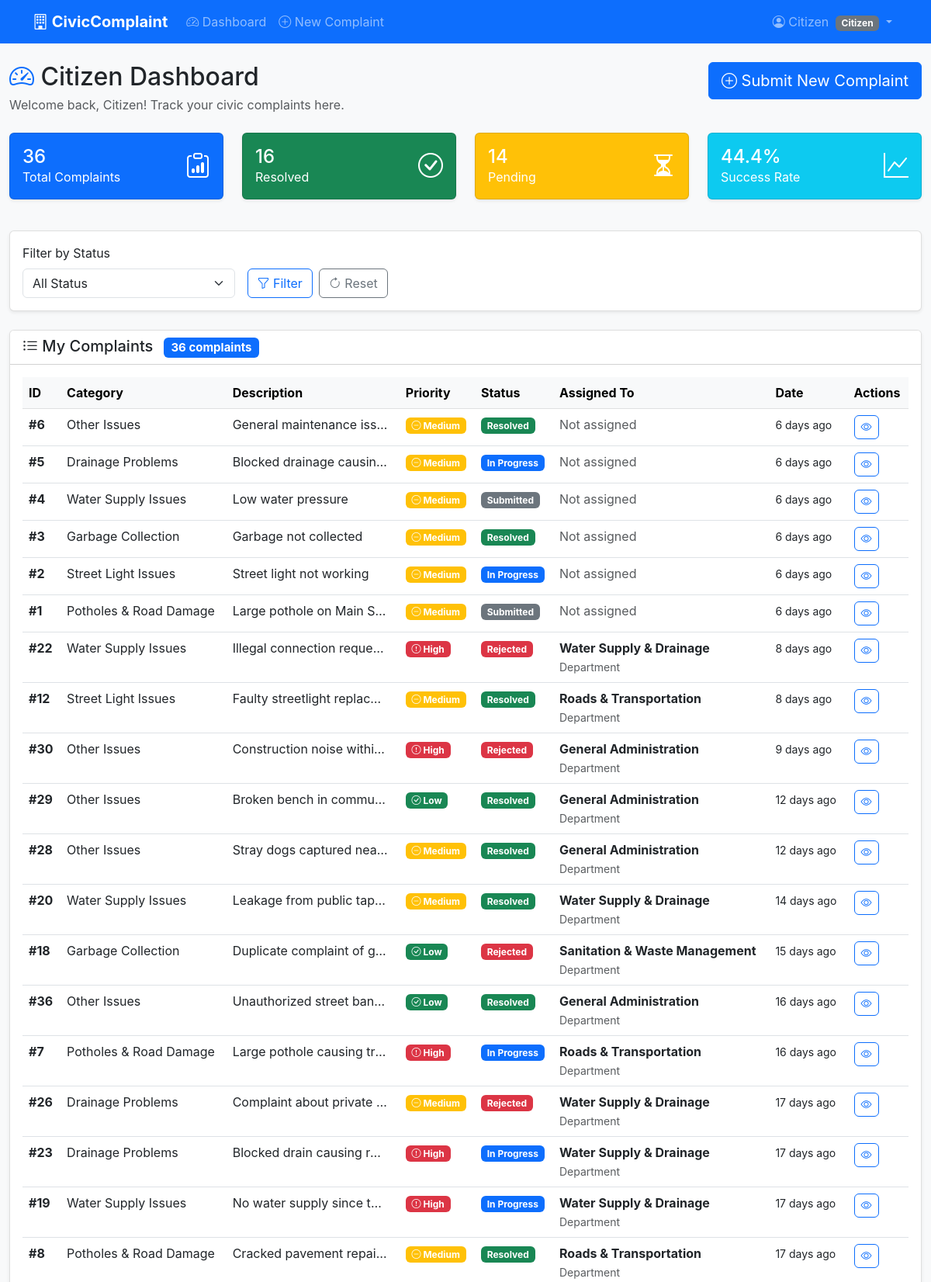
Screenshot of /complaints/citizen/dashboard (signed in, upper part) with the database file from the repository.
### civic_complaint_system/models.py (models this page shows, shortened)
class User(UserMixin, db.Model):
    __tablename__ = 'users'
    id = db.Column(db.Integer, primary_key=True)
    name = db.Column(db.String(100), nullable=False)
    email = db.Column(db.String(120), unique=True, nullable=False, index=True)
    password_hash = db.Column(db.String(255), nullable=False)
    role = db.Column(db.String(20), nullable=False, default='citizen')
    department = db.Column(db.String(50), nullable=True)
    is_active = db.Column(db.Boolean, default=True)
    created_at = db.Column(db.DateTime, default=datetime.utcnow)
    last_login = db.Column(db.DateTime, nullable=True)
    complaints = db.relationship('Complaint', backref='user', lazy=True, foreign_keys='Complaint.user_id')
    assigned_complaints = db.relationship('Complaint', backref='assigned_officer_rel', lazy=True, foreign_keys='Complaint.assigned_officer')
    status_updates = db.relationship('StatusUpdate', backref='updater', lazy=True, foreign_keys='StatusUpdate.updated_by')

class Complaint(db.Model):
    __tablename__ = 'complaints'
    id = db.Column(db.Integer, primary_key=True)
    user_id = db.Column(db.Integer, db.ForeignKey('users.id'), nullable=False)
    assigned_department = db.Column(db.String(50), nullable=True)
    assigned_officer = db.Column(db.Integer, db.ForeignKey('users.id'), nullable=True)  # Keep for backward compatibility
    category = db.Column(db.String(50), nullable=False)
    description = db.Column(db.Text, nullable=False)
    address = db.Column(db.String(255), nullable=False)
    landmark = db.Column(db.String(255), nullable=True)
    image_filename = db.Column(db.String(255), nullable=True)
    status = db.Column(db.String(20), default='submitted')
    priority = db.Column(db.String(10), default='medium')
    resolution_notes = db.Column(db.Text, nullable=True)
    created_at = db.Column(db.DateTime, default=datetime.utcnow, index=True)
    updated_at = db.Column(db.DateTime, default=datetime.utcnow, index=True)
    resolved_at = db.Column(db.DateTime, nullable=True)
    status_updates = db.relationship('StatusUpdate', backref='complaint', lazy=True, cascade='all, delete-orphan')
    __table_args__ = (
        Index('idx_status_priority', 'status', 'priority'),
        Index('idx_category_status', 'category', 'status'),
        Index('idx_department_status', 'assigned_department', 'status'),
        Index('idx_assigned_status', 'assigned_officer', 'status'),
    )

### civic_complaint_system/routes/complaints.py (the view)
@complaints_bp.route('/complaints/citizen/dashboard')
@login_required
@role_required('citizen')
def citizen_dashboard():
    status_filter = request.args.get('status', 'all')
    query = Complaint.query.filter_by(user_id=current_user.id)
    if status_filter != 'all':
        query = query.filter_by(status=status_filter)
    complaints = query.order_by(Complaint.created_at.desc()).all()
    total_complaints = Complaint.query.filter_by(user_id=current_user.id).count()
    resolved_count = Complaint.query.filter_by(user_id=current_user.id, status='resolved').count()
    pending_count = Complaint.query.filter(
        Complaint.user_id == current_user.id,
        Complaint.status.in_(['submitted', 'in_progress'])
    ).count()
    return render_template('citizen_dashboard.html',
                         complaints=complaints,
                         status_filter=status_filter,
                         total_complaints=total_complaints,
                         resolved_count=resolved_count,
                         pending_count=pending_count)

### civic_complaint_system/templates/citizen_dashboard.html (shortened to what this page needs)
{% extends "base.html" %}
{% block content %}
<div class="container-fluid py-4">
    <div class="row mb-4">
        <div class="col">
            <h2 class="mb-1">
                <i class="bi bi-speedometer2 text-primary"></i>
                Citizen Dashboard
            </h2>
            <p class="text-muted mb-0">Welcome back, {{ current_user.name }}! Track your civic complaints here.</p>
        </div>
        <div class="col-auto">
            <a href="{{ url_for('complaints.new_complaint') }}" class="btn btn-primary btn-lg">
                <i class="bi bi-plus-circle"></i> Submit New Complaint
            </a>
        </div>
    </div>
    <div class="row mb-4">
        <div class="col-md-3 mb-3">
            <div class="card bg-primary text-white h-100">
                <div class="card-body">
                    <div class="d-flex justify-content-between">
                        <div>
                            <h4 class="mb-0">{{ total_complaints }}</h4>
                            <p class="mb-0">Total Complaints</p>
                        </div>
                        <div class="align-self-center">
                            <i class="bi bi-clipboard-data" style="font-size: 2rem;"></i>
                        </div>
                    </div>
                </div>
            </div>
        </div>
        <div class="col-md-3 mb-3">
            <div class="card bg-success text-white h-100">
                <div class="card-body">
                    <div class="d-flex justify-content-between">
                        <div>
                            <h4 class="mb-0">{{ resolved_count }}</h4>
                            <p class="mb-0">Resolved</p>
                        </div>
                        <div class="align-self-center">
                            <i class="bi bi-check-circle" style="font-size: 2rem;"></i>
                        </div>
                    </div>
                </div>
            </div>
        </div>
        <div class="col-md-3 mb-3">
            <div class="card bg-warning text-white h-100">
                <div class="card-body">
                    <div class="d-flex justify-content-between">
                        <div>
                            <h4 class="mb-0">{{ pending_count }}</h4>
                            <p class="mb-0">Pending</p>
                        </div>
                        <div class="align-self-center">
                            <i class="bi bi-hourglass-split" style="font-size: 2rem;"></i>
                        </div>
                    </div>
                </div>
            </div>
        </div>
        <div class="col-md-3 mb-3">
            <div class="card bg-info text-white h-100">
                <div class="card-body">
                    <div class="d-flex justify-content-between">
                        <div>
                            <h4 class="mb-0">
                                {% if total_complaints > 0 %}
                                    {{ ((resolved_count / total_complaints) * 100)|round(1) }}%
                                {% else %}
                                    0%
                                {% endif %}
                            </h4>
                            <p class="mb-0">Success Rate</p>
                        </div>
                        <div class="align-self-center">
                            <i class="bi bi-graph-up" style="font-size: 2rem;"></i>
                        </div>
                    </div>
                </div>
            </div>
        </div>
    </div>
    <div class="row mb-4">
        <div class="col">
            <div class="card">
                <div class="card-body">
                    <form method="GET" class="row g-3">
                        <div class="col-md-3">
                            <label for="status_filter" class="form-label">Filter by Status</label>
                            <select class="form-select" id="status_filter" name="status">
                                <option value="all" {{ 'selected' if status_filter == 'all' else '' }}>All Status</option>
                            </select>
                        </div>
                        <div class="col-md-3 d-flex align-items-end">
                            <button type="submit" class="btn btn-outline-primary me-2">
                                <i class="bi bi-funnel"></i> Filter
                            </button>
                            <a href="{{ url_for('complaints.citizen_dashboard') }}" class="btn btn-outline-secondary">
                                <i class="bi bi-arrow-clockwise"></i> Reset
                            </a>
                        </div>
                    </form>
                </div>
            </div>
        </div>
    </div>
    <div class="row">
        <div class="col">
            <div class="card">
                <div class="card-header bg-white">
                    <h5 class="mb-0">
                        <i class="bi bi-list-ul"></i>
                        My Complaints
                        <span class="badge bg-primary ms-2">{{ complaints|length }} complaints</span>
                    </h5>
                </div>
                <div class="card-body">
                    {% if complaints %}
                        <div class="table-responsive">
                            <table class="table table-hover">
                                <thead class="table-light">
                                    <tr>
                                        <th>ID</th>
                                        <th>Category</th>
                                        <th>Description</th>
                                        <th>Priority</th>
                                        <th>Status</th>
                                        <th>Assigned To</th>
                                        <th>Date</th>
                                        <th>Actions</th>
                                    </tr>
                                </thead>
                                <tbody>
                                    {% for complaint in complaints %}
                                    <tr>
                                        <td>
                                            <span class="fw-bold">#{{ complaint.id }}</span>
                                        </td>
                                        <td>
                                            <span class="text-capitalize">{{ complaint.category|get_category_name }}</span>
                                        </td>
                                        <td>
                                            <div class="text-truncate" style="max-width: 200px;" title="{{ complaint.description }}">
                                                {{ complaint.description[:50] }}{% if complaint.description|length > 50 %}...{% endif %}
                                            </div>
                                        </td>
                                        <td>
                                            <span class="badge bg-{{ complaint.priority|priority_badge_class }}">
                                                <i class="bi bi-{% if complaint.priority == 'high' %}exclamation{% elif complaint.priority == 'medium' %}dash{% else %}check{% endif %}-circle"></i>
                                                {{ complaint.priority.title() }}
                                            </span>
                                        </td>
                                        <td>
                                            <span class="badge bg-{{ complaint.status|status_badge_class }}">
                                                {{ complaint.status.replace('_', ' ').title() }}
                                            </span>
                                        </td>
                                        <td>
                                            {% if complaint.assigned_department %}
                                                <div>
                                                    <strong>{{ complaint.assigned_department|get_department_name }}</strong>
                                                    <br>
                                                    <small class="text-muted">Department</small>
                                                </div>
                                            {% else %}
                                                <span class="text-muted">Not assigned</span>
                                            {% endif %}
                                        </td>
                                        <td>
                                            <small>{{ complaint.created_at|relativetime }}</small>
                                        </td>
                                        <td>
                                            <a href="{{ url_for('complaints.view_complaint', id=complaint.id) }}"
                                               class="btn btn-sm btn-outline-primary" title="View Details">
                                                <i class="bi bi-eye"></i>
                                            </a>
                                        </td>
                                    </tr>
                                    {% endfor %}
                                </tbody>
                            </table>
                        </div>
                    {% endif %}
                </div>
            </div>
        </div>
    </div>
</div>
{% endblock %}

### civic_complaint_system/templates/base.html (shortened to what this page needs)
<!DOCTYPE html>
<html lang="en">
<head>
    <link href="https://cdn.jsdelivr.net/npm/bootstrap@5.3.0/dist/css/bootstrap.min.css" rel="stylesheet">
    <link href="https://cdn.jsdelivr.net/npm/bootstrap-icons@1.10.0/font/bootstrap-icons.css" rel="stylesheet">
    <link href="{{ url_for('static', filename='css/style.css') }}" rel="stylesheet">
</head>
<body>
    <nav class="navbar navbar-expand-lg navbar-dark bg-primary">
        <div class="container">
            <a class="navbar-brand" href="{{ url_for('main.index') }}">
                <i class="bi bi-building"></i>
                CivicComplaint
            </a>
            <div class="collapse navbar-collapse" id="navbarNav">
                <ul class="navbar-nav me-auto">
                    {% if current_user.is_authenticated %}
                        {% if current_user.role == 'citizen' %}
                            <li class="nav-item">
                                <a class="nav-link" href="{{ url_for('complaints.citizen_dashboard') }}">
                                    <i class="bi bi-speedometer2"></i> Dashboard
                                </a>
                            </li>
                            <li class="nav-item">
                                <a class="nav-link" href="{{ url_for('complaints.new_complaint') }}">
                                    <i class="bi bi-plus-circle"></i> New Complaint
                                </a>
                            </li>
                        {% elif current_user.role == 'municipal' %}
                            <li class="nav-item">
                                <a class="nav-link" href="{{ url_for('complaints.municipal_dashboard') }}">
                                    <i class="bi bi-speedometer2"></i> Dashboard
                                </a>
                            </li>
                        {% endif %}
                    {% endif %}
                </ul>
                <ul class="navbar-nav">
                    {% if current_user.is_authenticated %}
                        <li class="nav-item dropdown">
                            <a class="nav-link dropdown-toggle" href="#" id="userDropdown" role="button" data-bs-toggle="dropdown">
                                <i class="bi bi-person-circle"></i>
                                {{ current_user.name }}
                                <span class="badge bg-secondary ms-1">{{ current_user.role.title() }}</span>
                            </a>
                        </li>
                    {% endif %}
                </ul>
            </div>
        </div>
    </nav>
    <main class="flex-grow-1">
        {% block content %}{% endblock %}
    </main>
</body>
</html>

### rows the page displays
User: name "Citizen", role "Citizen"
Complaint: id "6", category|get_category_name "Other Issues", description "General maintenance iss…", priority "Medium", status.replace "Resolved", shows "Not assigned", created_at|relativetime "6 days ago"
Complaint: id "5", category|get_category_name "Drainage Problems", description "Blocked drainage causin…", priority "Medium", status.replace "In Progress", shows "Not assigned", created_at|relativetime "6 days ago"
Complaint: id "4", category|get_category_name "Water Supply Issues", description "Low water pressure", priority "Medium", status.replace "Submitted", shows "Not assigned", created_at|relativetime "6 days ago"
Complaint: id "3", category|get_category_name "Garbage Collection", description "Garbage not collected", priority "Medium", status.replace "Resolved", shows "Not assigned", created_at|relativetime "6 days ago"
Complaint: id "2", category|get_category_name "Street Light Issues", description "Street light not working", priority "Medium", status.replace "In Progress", shows "Not assigned", created_at|relativetime "6 days ago"
Complaint: id "1", category|get_category_name "Potholes & Road Damage", description "Large pothole on Main S…", priority "Medium", status.replace "Submitted", shows "Not assigned", created_at|relativetime "6 days ago"
Complaint: id "22", category|get_category_name "Water Supply Issues", description "Illegal connection reque…", priority "High", status.replace "Rejected", assigned_department|get_department_name "Water Supply & Drainage", created_at|relativetime "8 days ago"
Complaint: id "12", category|get_category_name "Street Light Issues", description "Faulty streetlight replac…", priority "Medium", status.replace "Resolved", assigned_department|get_department_name "Roads & Transportation", created_at|relativetime "8 days ago"
Complaint: id "30", category|get_category_name "Other Issues", description "Construction noise withi…", priority "High", status.replace "Rejected", assigned_department|get_department_name "General Administration", created_at|relativetime "9 days ago"
Complaint: id "29", category|get_category_name "Other Issues", description "Broken bench in commu…", priority "Low", status.replace "Resolved", assigned_department|get_department_name "General Administration", created_at|relativetime "12 days ago"
Complaint: id "28", category|get_category_name "Other Issues", description "Stray dogs captured nea…", priority "Medium", status.replace "Resolved", assigned_department|get_department_name "General Administration", created_at|relativetime "12 days ago"
Complaint: id "20", category|get_category_name "Water Supply Issues", description "Leakage from public tap…", priority "Medium", status.replace "Resolved", assigned_department|get_department_name "Water Supply & Drainage", created_at|relativetime "14 days ago"
Complaint: id "18", category|get_category_name "Garbage Collection", description "Duplicate complaint of g…", priority "Low", status.replace "Rejected", assigned_department|get_department_name "Sanitation & Waste Management", created_at|relativetime "15 days ago"
Complaint: id "36", category|get_category_name "Other Issues", description "Unauthorized street ban…", priority "Low", status.replace "Resolved", assigned_department|get_department_name "General Administration", created_at|relativetime "16 days ago"
Complaint: id "7", category|get_category_name "Potholes & Road Damage", description "Large pothole causing tr…", priority "High", status.replace "In Progress", assigned_department|get_department_name "Roads & Transportation", created_at|relativetime "16 days ago"
Complaint: id "26", category|get_category_name "Drainage Problems", description "Complaint about private…", priority "Medium", status.replace "Rejected", assigned_department|get_department_name "Water Supply & Drainage", created_at|relativetime "17 days ago"
Complaint: id "23", category|get_category_name "Drainage Problems", description "Blocked drain causing r…", priority "High", status.replace "In Progress", assigned_department|get_department_name "Water Supply & Drainage", created_at|relativetime "17 days ago"
Complaint: id "19", category|get_category_name "Water Supply Issues", description "No water supply since t…", priority "High", status.replace "In Progress", assigned_department|get_department_name "Water Supply & Drainage", created_at|relativetime "17 days ago"
Complaint: id "8", category|get_category_name "Potholes & Road Damage", description "Cracked pavement repai…", priority "Medium", status.replace "Resolved", assigned_department|get_department_name "Roads & Transportation", created_at|relativetime "17 days ago"

### other values shown
{{ total_complaints }} "36"
{{ resolved_count }} "16"
{{ pending_count }} "14"
{{ ((resolved_count / total_complaints) * 100)|round(1) }} "44.4"
{{ complaints|length }} "36"
